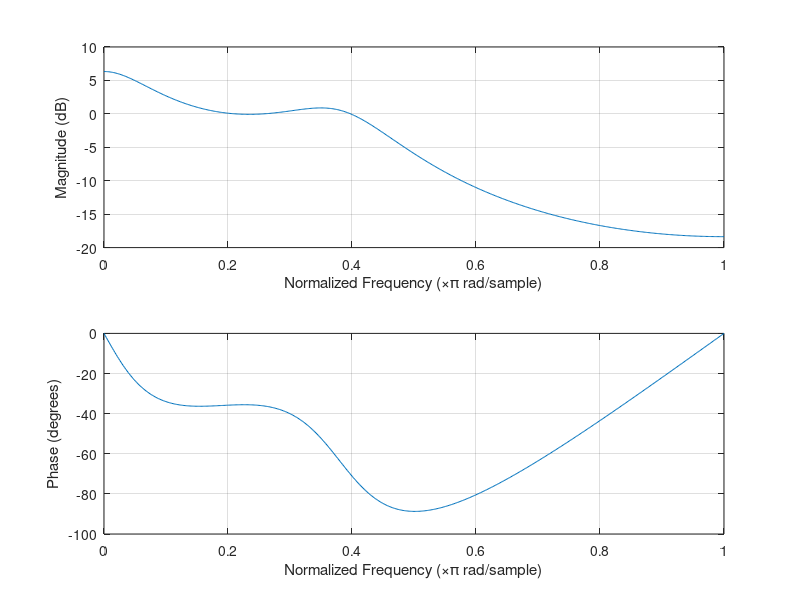

MATLAB code for this plot:
clear
a = [2.2137, -2.9403, 2.1697, -0.9606]
randn('state',1);
x = filter(1,a,randn(256,1)); % AR system output
subplot(2,1,1),pyulear(x,4);                 % Fourth-order estimate
subplot(2,1,2),freqz(1,a)              % AR filter frequency response